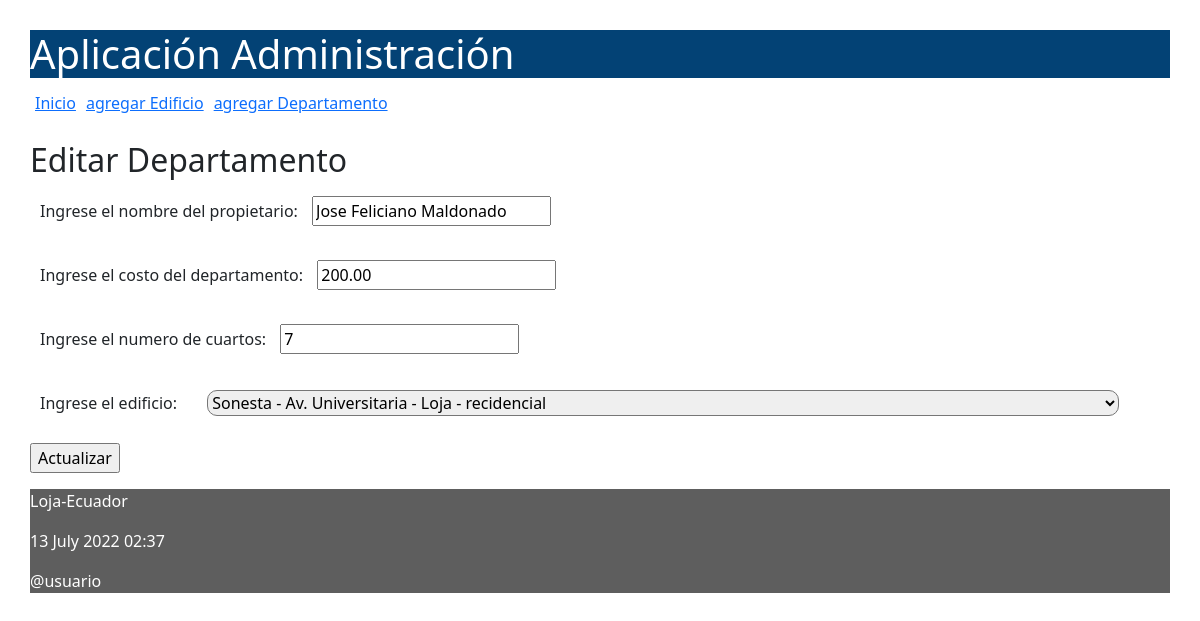
The page /editar/departamento/2 on the database its author committed.
### administrativo/models.py (models this page shows, shortened)
class Departamento(models.Model):
    class Meta:
        verbose_name_plural = "Departamentos"
    nombrePropietario = models.CharField(max_length=100)
    costoDepartamento = models.DecimalField(max_digits=10000, decimal_places=2)
    numeroCuartos = models.IntegerField()
    edificio = models.ForeignKey(Edificio, on_delete=models.CASCADE, related_name="departamentos")

### administrativo/views.py (the view)
# urls.py: path('editar/departamento/<int:id>', views.editarDepartamento, name='editarDepartamento'),
def editarDepartamento(request, id):
    departamento = Departamento.objects.get(pk=id)
    if request.method == 'POST':
        formulario = DepartamentoForm(request.POST, instance=departamento)
        print(formulario.errors)
        if formulario.is_valid():
            formulario.save()
            return redirect(index)
    else:
        formulario = DepartamentoForm(instance=departamento)
    diccionario = {'formulario': formulario}
    return render(request, 'editarDepartamento.html', diccionario)

### administrativo/forms.py (shortened to what this page needs)
class DepartamentoForm(ModelForm):
    class Meta:
        model = Departamento
        fields = ['nombrePropietario', 'costoDepartamento', 'numeroCuartos', 'edificio']
        labels = {
            'nombrePropietario': _('Ingrese el nombre del propietario'),
            'costoDepartamento': _('Ingrese el costo del departamento'),
            'numeroCuartos': _('Ingrese el numero de cuartos'),
            'edificio': _('Ingrese el edificio'),
        }

### administrativo/models.py (called while the page is built)
    def __str__(self):
        return "%s - %s - %s - %s" % (
            self.nombre,
            self.direccion,
            self.ciudad,
            self.tipo
        )

### administrativo/templates/editarDepartamento.html (shortened to what this page needs)
{% extends "master.html" %}
{% block content %}
<h2>Editar Departamento</h3>
<form action="" method="post">
  {{formulario.as_p}}
  <p><input type='submit' value='Actualizar'/></p>
</form>
{% endblock %}

### administrativo/static/css/estilos.css (style rules this page uses)
body { background: #FEFEFD; padding: 30px; }
label { padding: 12px 10px; }
.contenedor input, select { width: 80% !important; margin-left: 1em !important; }
.fieldWrapper input , select { border-radius: 10px !important; }

### rows shown on the page
Departamento: nombrePropietario "Jose Feliciano Maldonado", costoDepartamento "200.00", numeroCuartos "7", edificio "Sonesta - Av. Universitaria - Loja - recidencial"
